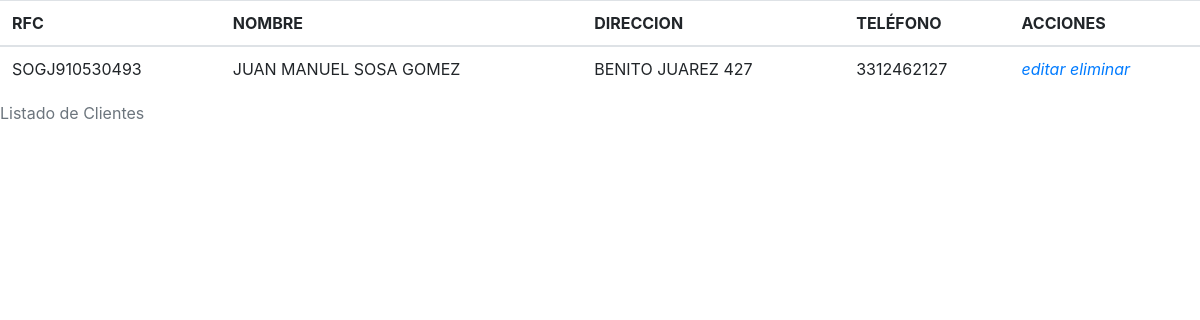
Before: /php/buscar_clientes.php with the older database file.
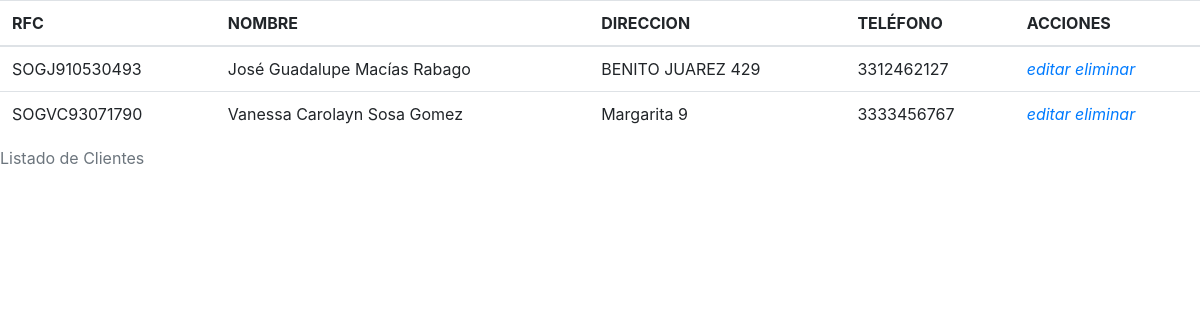
After: the same page with the newer database file.
### tables this page shows
CREATE TABLE IF NOT EXISTS `clientes` (
  `RFC` char(13) NOT NULL,
  `nombre` varchar(50) NOT NULL,
  `direccion` varchar(100) NOT NULL,
  `telefono` char(10) NOT NULL,
  PRIMARY KEY (`RFC`)
);

### php/buscar_clientes.php (the view, shortened to what this page needs)
<html>
<head>
    <link rel="stylesheet" href="css/bootstrap.css">
</head>
</html>
<?php
$conexion = conecta();
$salida = "";
$query = "SELECT * FROM clientes ORDER BY nombre";
$resultado = $conexion->query($query);
if($resultado->num_rows > 0){
	$salida.="<table class='tabla_datos table'>
				<thead>
				<caption>Listado de Clientes</caption>
				<tr>
				<th>RFC</th>
				<th>NOMBRE</th>
				<th>DIRECCION</th>
				<th>TELÉFONO</th>
				<th>ACCIONES</th>
				</tr>
				</thead>
				<tbody>";
		while ($fila = $resultado->fetch_assoc()) {
			$salida.="<tr>
					  <td>".$fila['RFC']."</td>
					  <td>".$fila['nombre']."</td>
					  <td>".$fila['direccion']."</td>
					  <td>".$fila['telefono']."</td>
					  <td>"."<i class='fas fa-pen-alt'>"." <a href='php/editar_clientes.php?RFC=".$fila['RFC']."'>editar</a></i> <i  class='fas fa-trash'> <a href='php/eliminar_proceso_clientes.php?RFC=".$fila['RFC']."'>eliminar</a></i>"."</td>
					  </tr>";
		}
	$salida.="</tbody></table>";
} else {
	$salida.="No hay datos :(";
}
echo $salida;
?>

Changed rows visible on the page:
changed clientes "SOGJ910530493": nombre "JUAN MANUEL SOSA GOMEZ" → "José Guadalupe Macías Rabago"; direccion "BENITO JUAREZ 427" → "BENITO JUAREZ 429"
added clientes: RFC "SOGVC93071790", nombre "Vanessa Carolayn Sosa Gomez", direccion "Margarita 9", telefono "3333456767"
